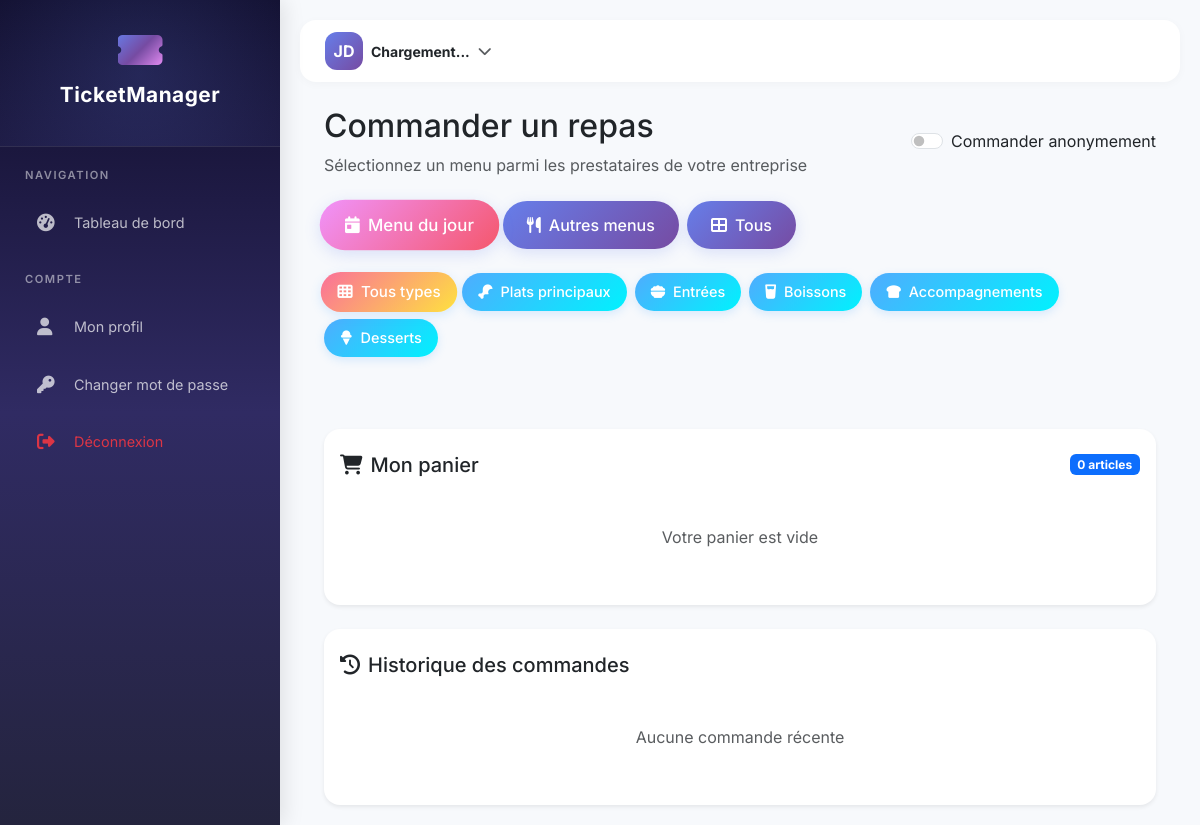
/order-meal/ (signed in), run on an earlier commit of the app's database.
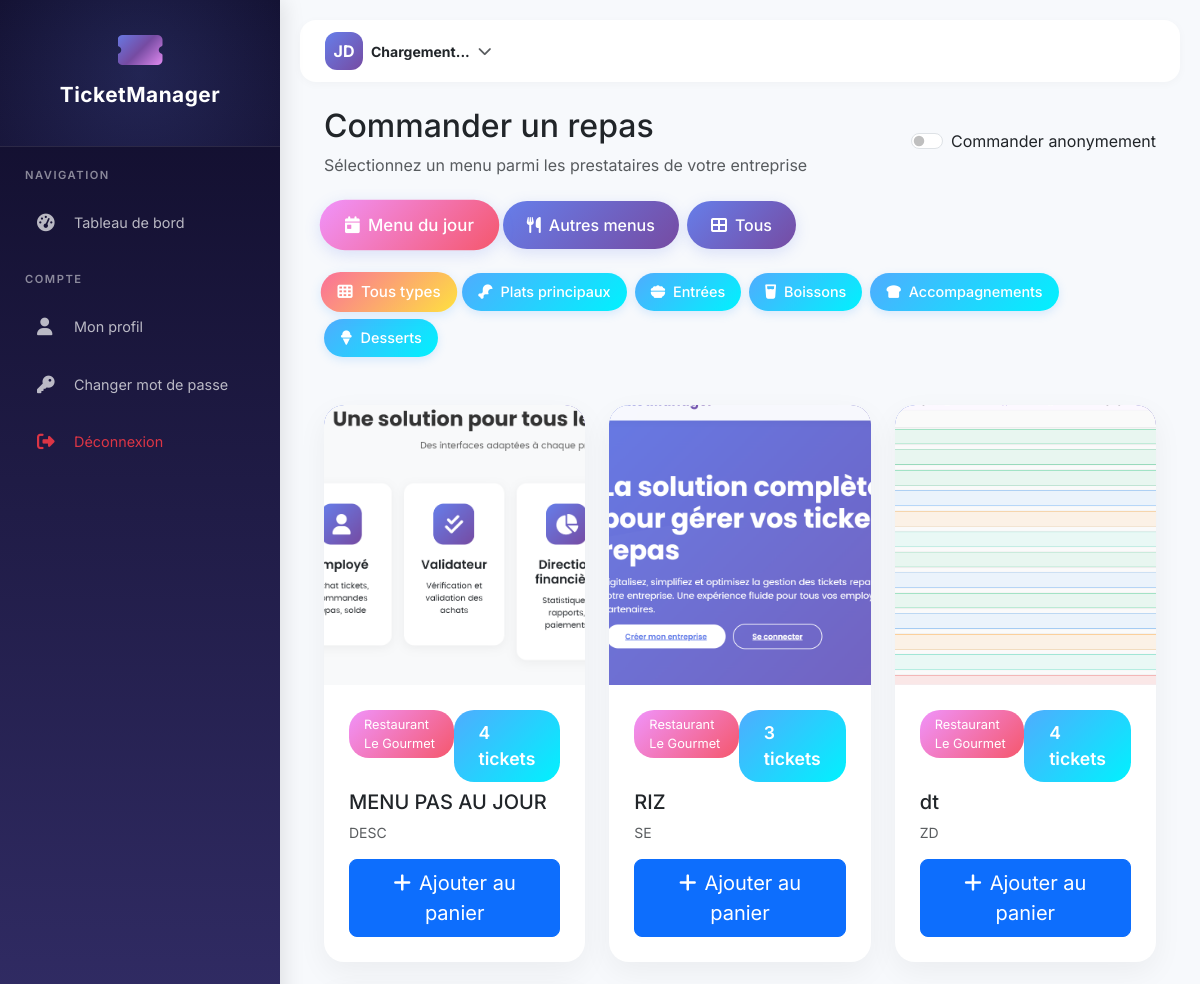
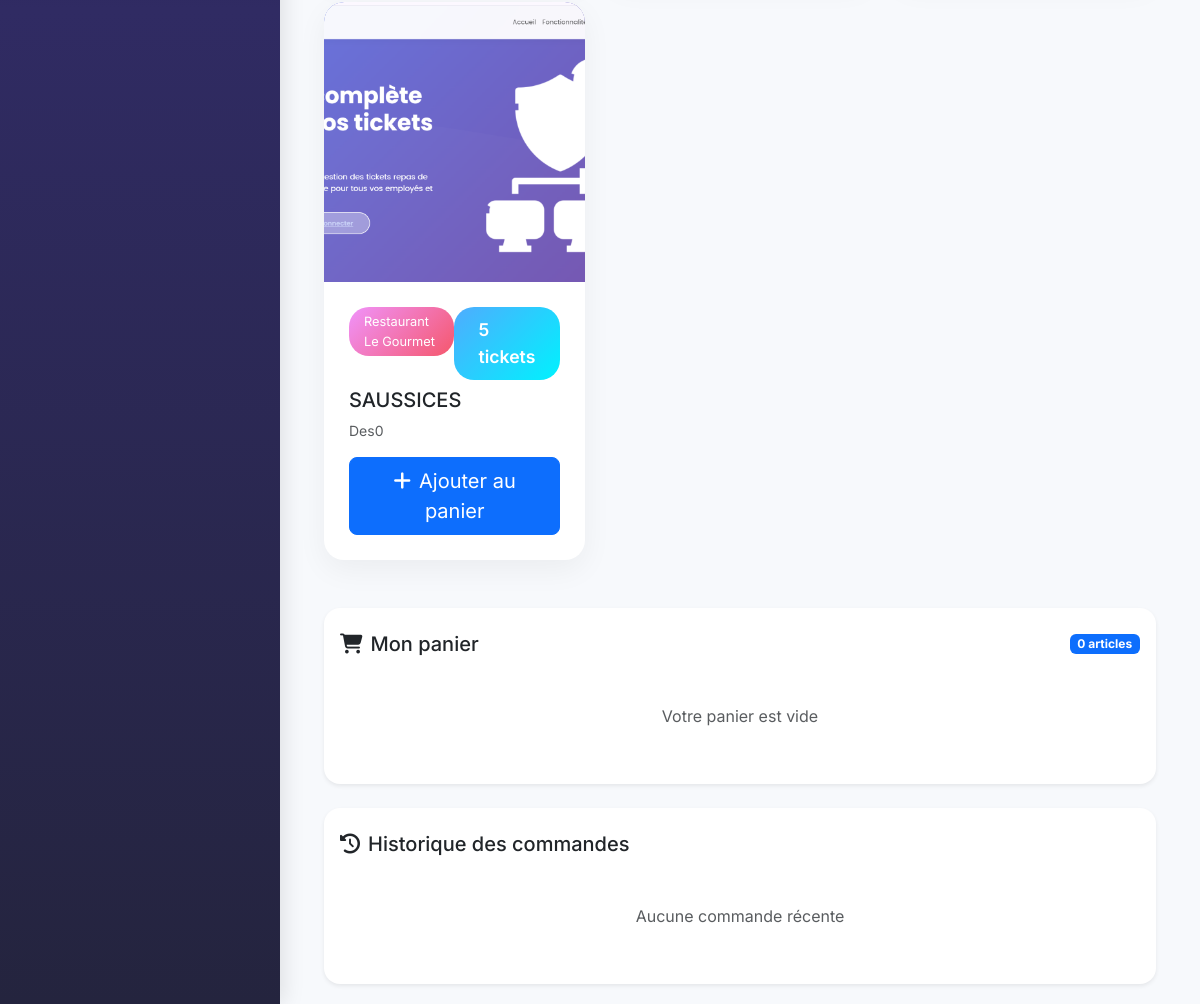
And on a later commit of the database (2 pictures, top to bottom).
### apps/menus/models.py (models this page shows, shortened)
class DailyMenu(models.Model):
    MEAL_TYPE_CHOICES = [
        ('main', 'Plat principal'),
        ('starter', 'Entrée'),
        ('dessert', 'Dessert'),
        ('drink', 'Boisson'),
        ('side', 'Accompagnement'),
    ]
    provider = models.ForeignKey(Provider, on_delete=models.CASCADE, related_name='daily_menus')
    date = models.DateField(default=timezone.now)
    title = models.CharField(max_length=200)
    description = models.TextField(blank=True)
    meal_type = models.CharField(max_length=20, choices=MEAL_TYPE_CHOICES, default='main')
    price_tickets = models.PositiveIntegerField(default=1, validators=[MinValueValidator(1), MaxValueValidator(50)])
    main_photo = models.ImageField(upload_to=menu_photo_path, null=True, blank=True)
    additional_photos = models.JSONField(default=list, blank=True)
    is_available = models.BooleanField(default=True)
    is_daily = models.BooleanField(default=False)
    max_orders_per_day = models.PositiveIntegerField(default=0, help_text="0 = illimité")
    order_start_time = models.TimeField(default=time(8, 0))
    order_end_time = models.TimeField(default=time(10, 30))
    created_at = models.DateTimeField(auto_now_add=True)
    updated_at = models.DateTimeField(auto_now=True)
    created_by = models.ForeignKey('accounts.User', on_delete=models.SET_NULL, null=True)
    class Meta:
        ordering = ['-date', 'provider']
        indexes = [
            models.Index(fields=['date', 'is_available']),
            models.Index(fields=['provider', 'date']),
        ]

### apps/providers/models.py (models this page shows, shortened)
class Provider(models.Model):
    name = models.CharField(_('nom'), max_length=200)
    commercial_name = models.CharField(_('nom commercial'), max_length=200, blank=True)
    registration_number = models.CharField(_('numéro d\'enregistrement'), max_length=100, blank=True)
    tax_id = models.CharField(_('numéro fiscal'), max_length=100, blank=True)
    contact_person = models.CharField(_('personne de contact'), max_length=200, blank=True)
    email = models.EmailField(_('email'), blank=True)
    phone = models.CharField(_('téléphone'), max_length=50, blank=True, default='')  # Ajouter blank=True, default=''
    alternative_phone = models.CharField(_('téléphone alternatif'), max_length=50, blank=True)
    company = models.ForeignKey('companies.Company', on_delete=models.CASCADE, related_name='providers', null=True)
    address = models.TextField(_('adresse'), blank=True, default='')  # Ajouter blank=True, default=''
    city = models.CharField(_('ville'), max_length=100, blank=True, default='')  # Ajouter blank=True, default=''
    country = models.CharField(_('pays'), max_length=100, default='Togo')
    postal_code = models.CharField(_('code postal'), max_length=20, blank=True)
    PAYMENT_METHODS = [
        ('mobile_money', 'Mobile Money'),
        ('bank_transfer', 'Virement bancaire'),
        ('check', 'Chèque'),
        ('cash', 'Espèces'),
        ('card', 'Carte bancaire'),
    ]
    payment_methods = models.JSONField(_('modes de paiement'), default=list, blank=True)
    contract_number = models.CharField(_('numéro de contrat'), max_length=100, blank=True)
    contract_start = models.DateField(_('début contrat'), null=True, blank=True)
    contract_end = models.DateField(_('fin contrat'), null=True, blank=True)
    contract_file = models.FileField(_('fichier contrat'), upload_to='contracts/%Y/%m/', null=True, blank=True)
    notes = models.TextField(_('notes'), blank=True)
    rating = models.DecimalField(_('note'), max_digits=3, decimal_places=2, default=0, help_text='Note sur 5')
    is_active = models.BooleanField(_('actif'), default=True)
    is_preferred = models.BooleanField(_('partenaire privilégié'), default=False)
    total_tickets_sold = models.PositiveIntegerField(_('total tickets vendus'), default=0)
    total_amount_due = models.DecimalField(_('total dû'), max_digits=12, decimal_places=2, default=0)
    total_amount_paid = models.DecimalField(_('total payé'), max_digits=12, decimal_places=2, default=0)
    created_at = models.DateTimeField(_('date création'), auto_now_add=True)
    updated_at = models.DateTimeField(_('date modification'), auto_now=True)
    created_by = models.ForeignKey('accounts.User', on_delete=models.SET_NULL, null=True, related_name='providers_created')
    class Meta:
        verbose_name = _('prestataire')
        verbose_name_plural = _('prestataires')
        ordering = ['name']
        indexes = [
            models.Index(fields=['name']),
            models.Index(fields=['is_active']),
            models.Index(fields=['city']),
        ]

### apps/core/views.py (the view)
# urls.py: path('order-meal/', order_meal, name='order_meal'),
@login_required
def order_meal(request):
    from apps.menus.models import DailyMenu, Menu
    from datetime import datetime
    try:
        employee = request.user.employee_profile
        company = employee.company
        print(f"DEBUG order_meal: Employee {employee.user.username}, Company: {company}")
    except Exception as e:
        print(f"DEBUG order_meal: Exception getting employee: {e}")
        return redirect('login')
    if company:
        today_menus = DailyMenu.objects.filter(
            date=datetime.now().date(),
            is_available=True,
            provider__company=company
        ).select_related('provider')
        daily_menu_ids = DailyMenu.objects.filter(
            provider__company=company
        ).values_list('menu_ptr_id', flat=True)
        other_menus = Menu.objects.filter(
            is_available=True,
            provider__company=company
        ).exclude(
            id__in=daily_menu_ids  # Exclure les menus qui sont aussi des DailyMenu
        ).select_related('provider')
        print(f"DEBUG order_meal: Company {company.name}")
        print(f"DEBUG: DailyMenu IDs to exclude: {list(daily_menu_ids)}")
        print(f"DEBUG: Today menus found: {today_menus.count()}")
        print(f"DEBUG: Other menus found: {other_menus.count()}")
        for dm in today_menus:
            print(f"  - Today: {dm.title} (ID: {dm.id})")
        for om in other_menus:
            print(f"  - Other: {om.name} (ID: {om.id})")
    else:
        today_menus = DailyMenu.objects.filter(
            is_available=True
        ).select_related('provider')
        other_menus = Menu.objects.filter(
            is_available=True
        ).select_related('provider')
        print(f"DEBUG order_meal: No company, Today menus found: {today_menus.count()}, Other menus found: {other_menus.count()}")
    for menu in today_menus:
        print(f"DEBUG order_meal: Today Menu - ID: {menu.id}, Title: {menu.title}, Provider: {menu.provider.name}, Available: {menu.is_available}")
    for menu in other_menus:
        print(f"DEBUG order_meal: Other Menu - ID: {menu.id}, Name: {menu.name}, Provider: {menu.provider.name}, Available: {menu.is_available}")
    from apps.consumption_requests.models import ConsumptionRequest
    order_history = ConsumptionRequest.objects.filter(
        employee=employee
    ).select_related('provider').order_by('-created_at')[:10]
    context = {
        'today_menus': today_menus,
        'other_menus': other_menus,
        'order_history': order_history,
    }
    return render(request, 'dashboard/order_meal.html', context)

### templates/dashboard/order_meal.html (shortened to what this page needs)
{% extends 'base/base.html' %}
{% block content %}
<div class="container-fluid px-4">
    <div class="d-flex justify-content-between align-items-center mb-4">
        <div>
            <h1 class="h2 mb-2">Commander un repas</h1>
            <p class="text-muted mb-0">Sélectionnez un menu parmi les prestataires de votre entreprise</p>
        </div>
        <div class="form-check form-switch">
            <input class="form-check-input" type="checkbox" id="anonymousOrder" onchange="toggleAnonymous()">
            <label class="form-check-label" for="anonymousOrder">Commander anonymement</label>
        </div>
    </div>
    <div class="row mb-4">
        <div class="col-12">
            <div class="d-flex gap-2 mb-4">
                <button class="filter-btn active" onclick="filterMenus('today')" id="filter-today">
                    <i class="fas fa-calendar-day me-2"></i>Menu du jour
                </button>
                <button class="filter-btn" onclick="filterMenus('other')" id="filter-other">
                    <i class="fas fa-utensils me-2"></i>Autres menus
                </button>
                <button class="filter-btn" onclick="filterMenus('all')" id="filter-all">
                    <i class="fas fa-th-large me-2"></i>Tous
                </button>
            </div>
            <div class="d-flex gap-2 mb-4 flex-wrap">
                <button class="meal-type-btn active" onclick="filterByMealType('all')" id="meal-type-all">
                    <i class="fas fa-th me-2"></i>Tous types
                </button>
                <button class="meal-type-btn" onclick="filterByMealType('main')" id="meal-type-main">
                    <i class="fas fa-drumstick-bite me-2"></i>Plats principaux
                </button>
                <button class="meal-type-btn" onclick="filterByMealType('starter')" id="meal-type-starter">
                    <i class="fas fa-bowl-food me-2"></i>Entrées
                </button>
                <button class="meal-type-btn" onclick="filterByMealType('drink')" id="meal-type-drink">
                    <i class="fas fa-glass-water me-2"></i>Boissons
                </button>
                <button class="meal-type-btn" onclick="filterByMealType('side')" id="meal-type-side">
                    <i class="fas fa-bread-slice me-2"></i>Accompagnements
                </button>
                <button class="meal-type-btn" onclick="filterByMealType('dessert')" id="meal-type-dessert">
                    <i class="fas fa-ice-cream me-2"></i>Desserts
                </button>
            </div>
        </div>
    </div>
    <div class="row mb-4" id="menus-container">
        {% for menu in today_menus %}
        <div class="col-md-4 mb-4 menu-item" data-type="today" data-meal-type="{{ menu.meal_type }}">
            <div class="menu-card">
                <div class="menu-image">
                    {% if menu.main_photo %}
                    <img src="{{ menu.main_photo.url }}" alt="{{ menu.title }}">
                    {% else %}
                    <i class="fas fa-utensils"></i>
                    {% endif %}
                </div>
                <div class="menu-content">
                    <div class="d-flex justify-content-between align-items-start mb-2">
                        <span class="provider-badge">{{ menu.provider.name }}</span>
                        <span class="price-badge">{{ menu.price_tickets }} tickets</span>
                    </div>
                    <h5 class="mb-2">{{ menu.title }}</h5>
                    <p class="text-muted small mb-3">{{ menu.description|truncatewords:20 }}</p>
                    <button class="btn btn-primary w-100 btn-lg" data-menu-id="{{ menu.id }}" data-menu-title="{{ menu.title|escapejs }}" data-price="{{ menu.price_tickets }}" data-menu-type="daily" onclick="openAddToCartModal(this)">
                        <i class="fas fa-plus me-2"></i>Ajouter au panier
                    </button>
                </div>
            </div>
        </div>
        {% endfor %}
    </div>
    <div class="row mb-4">
        <div class="col-12">
            <div class="card border-0 shadow-sm rounded-4">
                <div class="card-header bg-transparent border-0 pt-4">
                    <div class="d-flex justify-content-between align-items-center">
                        <h5 class="mb-0"><i class="fas fa-shopping-cart me-2"></i>Mon panier</h5>
                        <span class="badge bg-primary" id="cart-count">0 articles</span>
                    </div>
                </div>
                <div class="card-body">
                    <div id="cart-items">
                        <p class="text-center py-4 text-muted">Votre panier est vide</p>
                    </div>
                </div>
            </div>
        </div>
    </div>
    <div class="row">
        <div class="col-12">
            <div class="card border-0 shadow-sm rounded-4">
                <div class="card-header bg-transparent border-0 pt-4">
                    <h5 class="mb-0"><i class="fas fa-history me-2"></i>Historique des commandes</h5>
                </div>
                <div class="card-body">
                    {% if order_history %}
                        {% for order in order_history %}
                        <div class="order-history-item">
                            <div class="d-flex justify-content-between align-items-center">
                                <div>
                                    <h6 class="mb-1">{{ order.provider.name }}</h6>
                                    <small class="text-muted">{{ order.created_at|date:"d/m/Y H:i" }}</small>
                                </div>
                                <div class="text-end">
                                    <span class="badge status-{{ order.status }}">{{ order.get_status_display }}</span>
                                    <div class="mt-1">{{ order.nb_tickets }} tickets</div>
                                </div>
                            </div>
                        </div>
                        {% endfor %}
                    {% else %}
                        <p class="text-center py-4 text-muted">Aucune commande récente</p>
                    {% endif %}
                </div>
            </div>
        </div>
    </div>
</div>
{% endblock %}

### templates/base/base.html (shortened to what this page needs)
<!DOCTYPE html>
<html lang="fr">
<head>
    <link href="https://cdn.jsdelivr.net/npm/bootstrap@5.3.0/dist/css/bootstrap.min.css" rel="stylesheet">
    <link href="https://cdnjs.cloudflare.com/ajax/libs/font-awesome/6.4.0/css/all.min.css" rel="stylesheet">
</head>
<body>
<div class="sidebar">
    <div class="sidebar-header">
        <i class="fas fa-ticket-alt fa-2x"></i>
        <h3>TicketManager</h3>
    </div>
    <ul class="nav flex-column">
        <li class="nav-section">Navigation</li>
        <li class="nav-item">
            <a class="nav-link" href="#" id="dashboardLink">
                <i class="fas fa-tachometer-alt"></i> Tableau de bord
            </a>
        </li>
        <li class="nav-section">Compte</li>
        <li class="nav-item"><a class="nav-link" href="#" id="profileLink"><i class="fas fa-user"></i> Mon profil</a></li>
        <li class="nav-item"><a class="nav-link" href="#" id="changePasswordLink"><i class="fas fa-key"></i> Changer mot de passe</a></li>
        <li class="nav-item"><a class="nav-link text-danger" href="#" id="logoutLink"><i class="fas fa-sign-out-alt"></i> Déconnexion</a></li>
    </ul>
</div>
<div class="main-content">
    <div class="top-navbar">
        <div class="user-dropdown dropdown">
            <div class="d-flex align-items-center" data-bs-toggle="dropdown">
                <div class="user-avatar me-2" id="userAvatar">JD</div>
                <div><strong class="small" id="userName">Chargement...</strong><br><small class="text-muted" id="userRole"></small></div>
                <i class="fas fa-chevron-down ms-2 text-muted small"></i>
            </div>
        </div>
    </div>
    <div id="pageContent">
        {% block content %}{% endblock %}
    </div>
</div>
</body>
</html>

What changed in the data, as far as the page shows it:
added DailyMenu: main_photo (picture), provider.name "Restaurant Le Gourmet", price_tickets "4", title "MENU PAS AU JOUR", description "DESC"
added DailyMenu: main_photo (picture), provider.name "Restaurant Le Gourmet", price_tickets "3", title "RIZ", description "SE"
added DailyMenu: main_photo (picture), provider.name "Restaurant Le Gourmet", price_tickets "4", title "dt", description "ZD"
added DailyMenu: main_photo (picture), provider.name "Restaurant Le Gourmet", price_tickets "5", title "SAUSSICES", description "Des0"
